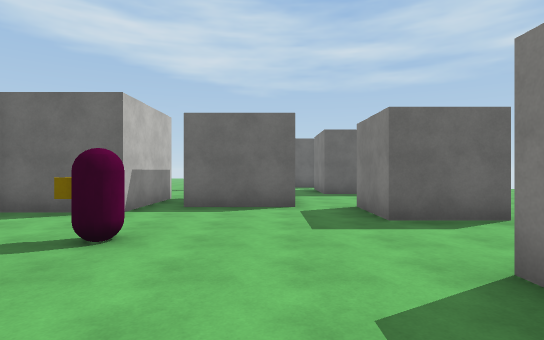
view 1 (above)

24 first-person views from a walk through a 3-D level made in the Unity game engine. The camera is 1.5 m above the floor, looks level and sees 80° across. The floor is counted in squares, 2 m on a side. Each view is taken from the middle of a square. On the plan, view 1 faces up. The plan holds only what a view shows up to about 11 squares ahead; the rest is blank. The place goes on beyond the plan. The player is left out. Surface patterns are stand-ins for the level's own textures.

view 2
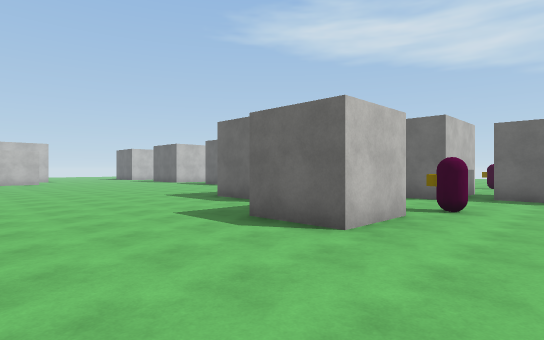

view 3
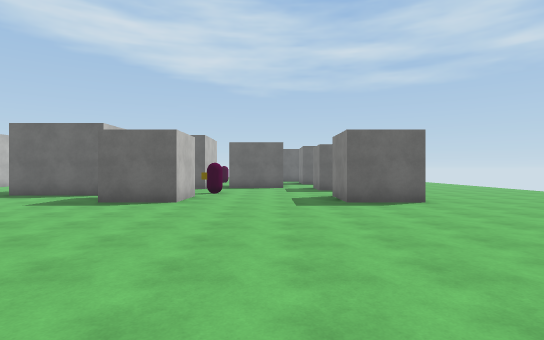

view 4
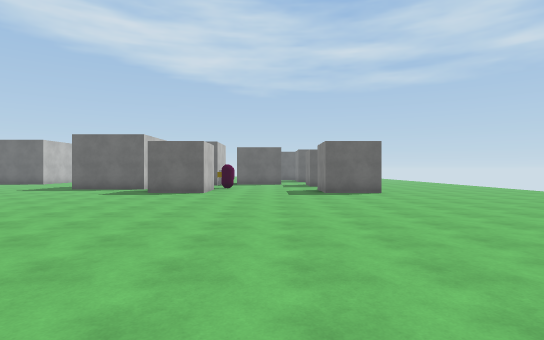

view 5
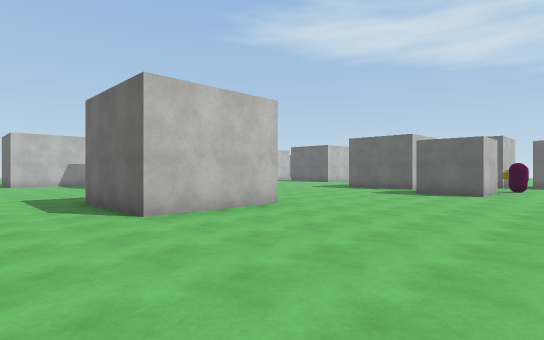

view 6
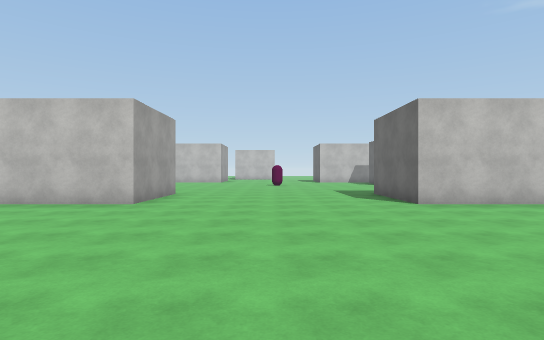

view 7
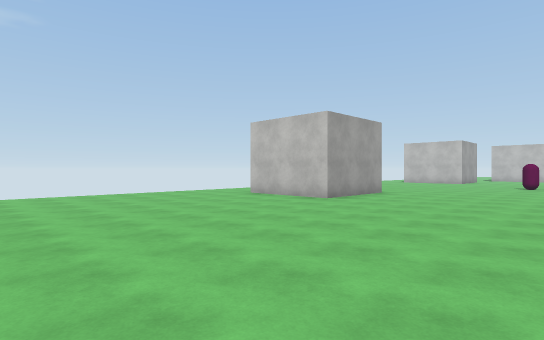

view 8
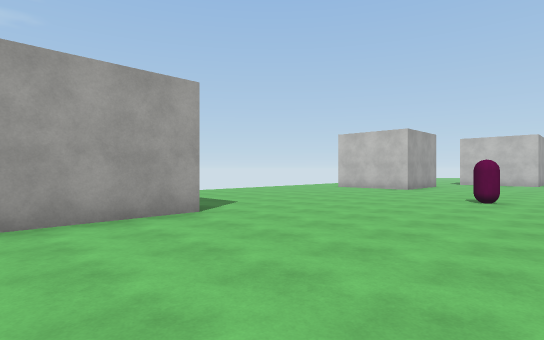

view 9
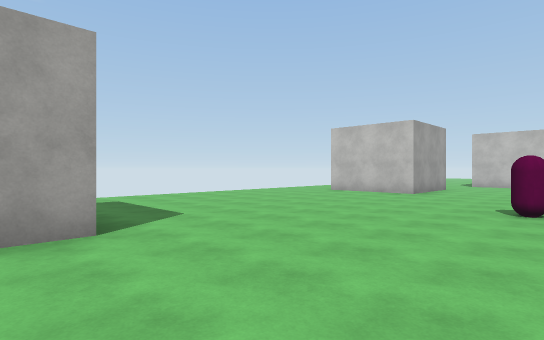

view 10
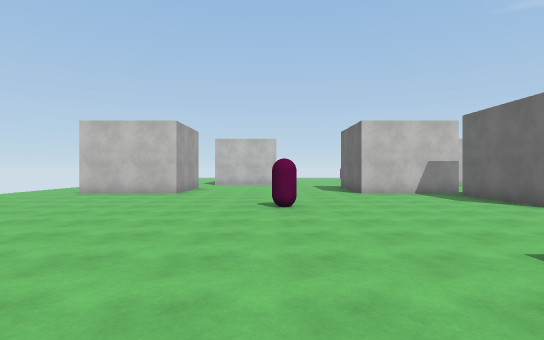

view 11
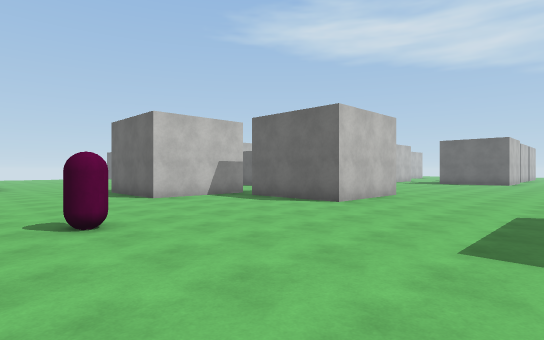

view 12
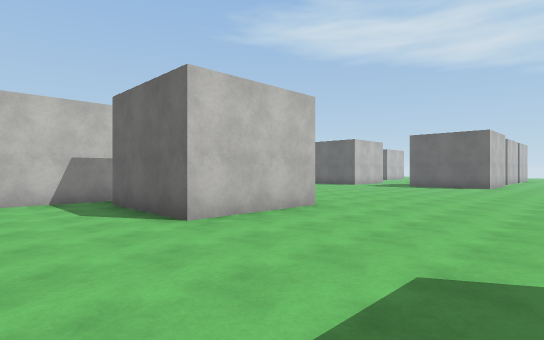

view 13
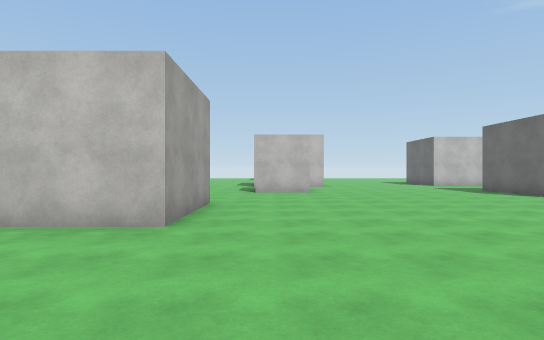

view 14
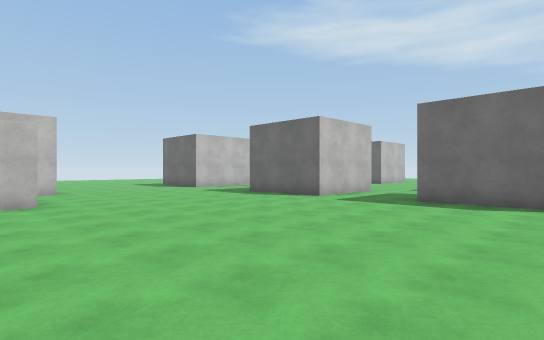

view 15
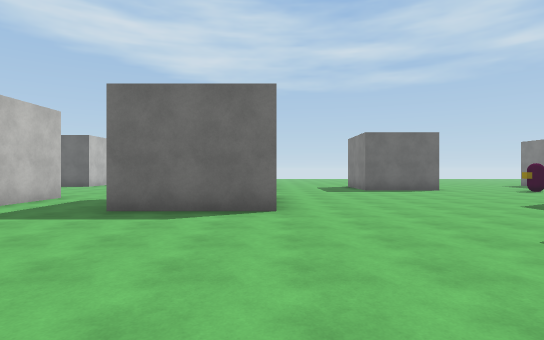

view 16
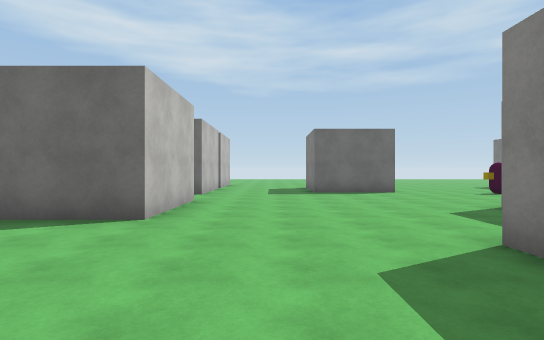

view 17
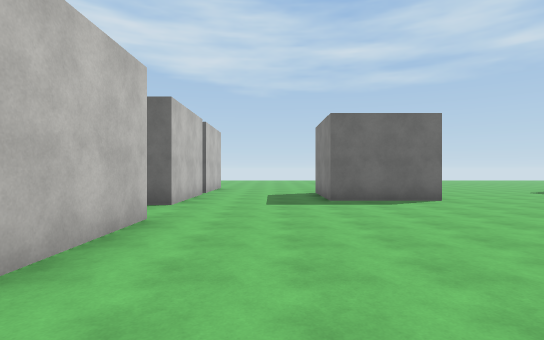

view 18
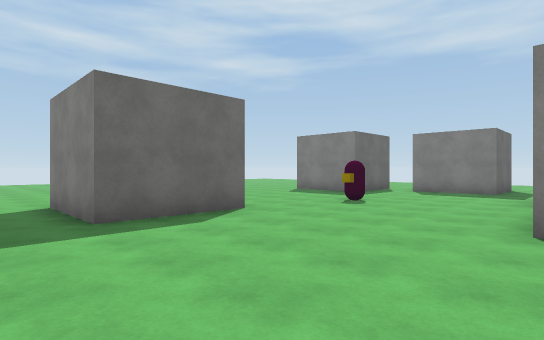

view 19
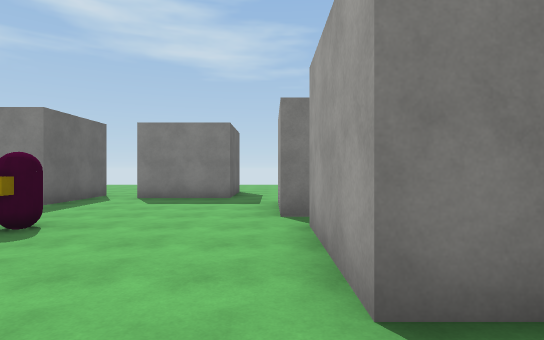

view 20
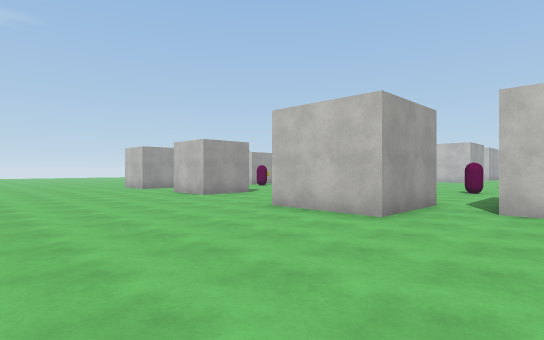

view 21
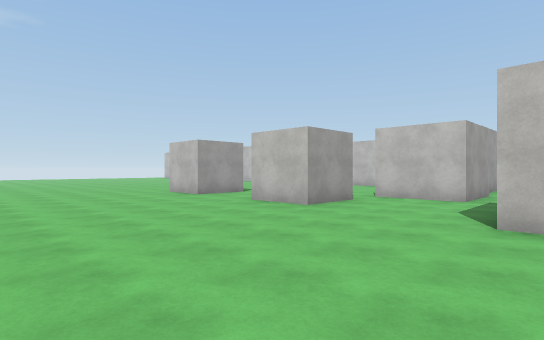

view 22
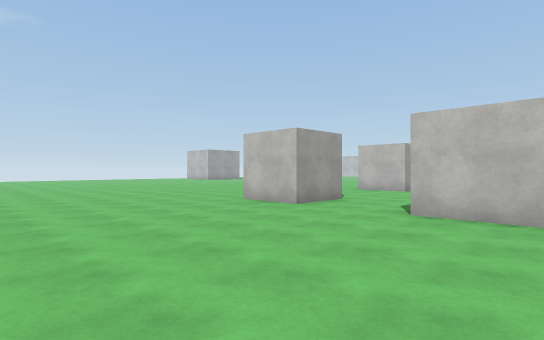

view 23
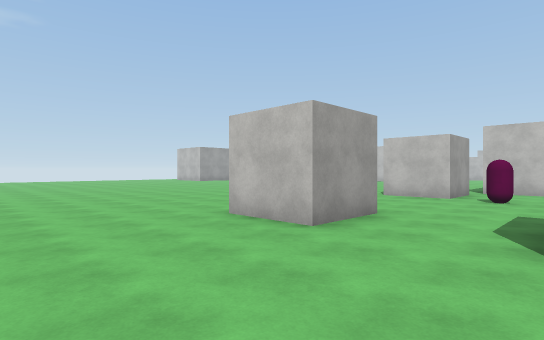

view 24
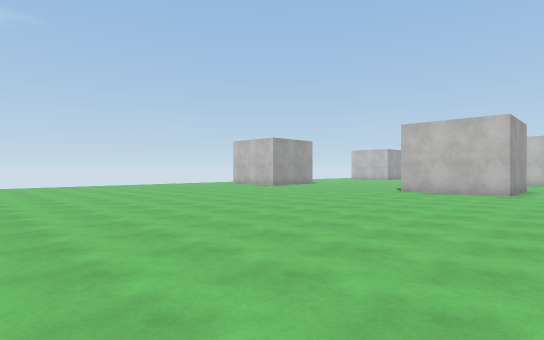

### Floor plan
Points are (right, up) in squares from view 1. A wall is a line through its corners. A room is listed if a view was taken in it or the views show most of it. See-through windows are left out.
Room 1 (views 1, 2, 3, 4, 5, 6, 7, 8, 9, 10, 11, 12, 13, 14, 15, 16, 17, 18, 19, 20, 21, 22, 23, 24)
walls: (-7.8, -4.7) (-5.1, -4.7) (-5.1, -7.8) (-8.2, -7.8); (-4.1, 2.3) (-2.2, 2.3) (-2.2, 0.5) (-4.1, 0.5); (-4.9, 4) (-4.9, 2.5) (-7.8, 2.5); (-7.7, 4.8) (-7.7, 5.2); (1.7, 0.5) (1.7, 2.3) (3.5, 2.3) (3.5, 0.5) (1.7, 0.5); (-16.4, -2.4) (-13.3, -2.4) (-13.3, -5.5) (-16.4, -5.5); (-17.3, -5) (-17.3, -8.1) (-20.4, -8.1); (-5.4, 7.6) (-5.4, 8.5) (-2.6, 8.5) (-2.6, 5.7) (-4.9, 5.7); (-8.2, -14) (-5.1, -14) (-5.1, -17.1); (1.7, 4.8) (1.7, 6.6) (3.5, 6.6) (3.5, 4.8) (1.7, 4.8); (-1.8, 8.4) (-1.8, 8.9) (0.5, 8.9) (0.5, 6.6) (-1.9, 6.6); (-19.8, 0.4) (-19.8, -1.6); (-11.9, 10) (-11.9, 6.9) (-15, 6.9); (-18.5, -14) (-17.3, -14) (-17.3, -17.1); (-5.8, 12.9) (-8.6, 12.9) (-8.6, 15.5); (-17.7, 9.8) (-17.7, 6.6) (-20, 6.6); (-23.3, 1.4) (-23.3, 0.8); (3.8, 10.1) (1.7, 10.1) (1.7, 12.6) (4.1, 12.6) (4.1, 10); (-12.1, 15.1) (-12.1, 11.9) (-12.8, 11.9); (2.5, 14.5) (2.5, 13.8) (-0.1, 13.8)
objects: other object (-14, -11); other object (-3, 12); other object (-2, 3)

Where each view was taken, in squares from view 1:
view 1: 0 up, 0 right, facing up
view 2: 3 down, 0 right, facing up-left
view 3: 7 down, 0 right, facing up
view 4: 10 down, 0 right, facing up
view 5: 10 down, 0 right, facing up-left
view 6: 11 down, 2 right, facing left
view 7: 9 down, 2 right, facing down-left
view 8: 9 down, 5 left, facing down-left
view 9: 10 down, 7 left, facing down-left
view 10: 11 down, 7 left, facing left
view 11: 12 down, 9 left, facing up-left
view 12: 8 down, 9 left, facing up-left
view 13: 1 down, 9 left, facing left
view 14: 1 down, 12 left, facing up-left
view 15: 1 up, 12 left, facing up
view 16: 2 up, 10 left, facing up
view 17: 5 up, 10 left, facing up
view 18: 8 up, 10 left, facing up-right
view 19: 9 up, 7 left, facing right
view 20: 15 up, 9 right, facing down-left
view 21: 11 up, 9 right, facing down-left
view 22: 7 up, 9 right, facing down-left
view 23: 5 up, 7 right, facing down-left
view 24: 3 down, 6 right, facing down-left
